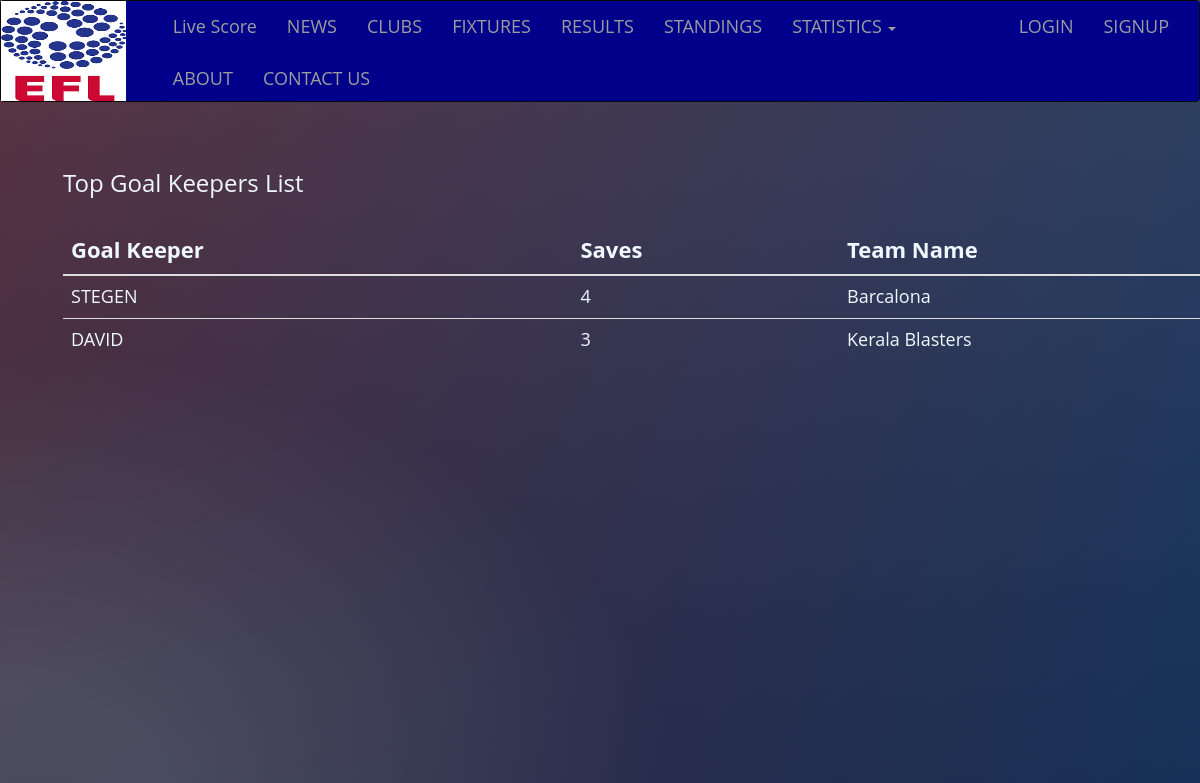
The app's page /top_sav/30/ with its own data.
### Manager/models.py (models this page shows, shortened)
class AddGoalKeeperSaves(models.Model):
    tour_name= models.ForeignKey(AddTournments,on_delete=models.CASCADE)
    matchname = models.ForeignKey(AddFixture_table,on_delete=models.CASCADE)
    gk_names = models.CharField(max_length=20)
    saves = models.IntegerField()
    team_name = models.ForeignKey(AddTeam,on_delete=models.CASCADE)

### Manager/views.py (the view)
# urls.py: url(r'^top_sav/(?P<id>\d+)/$', views.top_gk_list),
def top_gk_list(request, id):
    tour_id = AddTournments.objects.get(id=id)
    print(tour_id)
    gk_cursor = connection.cursor()
    gk_cursor.execute("""
    select upper(Manager_addgoalkeepersaves.gk_names) As Player,sum(saves) as "Saves" , Manager_addteam.team_name
    from Manager_addgoalkeepersaves
	left OUTER JOIN Manager_addteam
	on(Manager_addgoalkeepersaves.team_name_id=Manager_addteam.id)
    where Manager_addgoalkeepersaves.tour_name_id=%d
    GROUP by Player
    ORDER by saves DESC""" %(int(tour_id.id)))
    top_gk_dict = {}
    top_gk_dict = dictfetchall(gk_cursor)
    print(top_gk_dict)
    return render(request,'Manager/top_gk.html',{'top_gk_dict':top_gk_dict})

### Manager/models.py (called while the page is built)
    def __str__(self):
       return self.t_name

### Manager/views.py (called while the page is built)
def dictfetchall(cursor):
    columns = [col[0] for col in cursor.description]
    return [
        dict(zip(columns, row))
        for row in cursor.fetchall()
    ]

### templates/Manager/top_gk.html (shortened to what this page needs)
<!DOCTYPE html>
{% extends 'Manager/indexbase.html'%}
{%load staticfiles%}
{% block indexblock%}
<div class="container">
  <h3>{{tour_id}} Top Goal Keepers List</h3> <br>
  {%if top_gk_dict%}
  <table class="table">
    <thead style="font-size:22px;">
      <th>Goal Keeper</th>
      <th>Saves</th>
      <th>Team Name</th>
    </thead>
    {%for t in top_gk_dict%}
    <tr style="font-size:18px;">
      <td>{{t.Player}}</td>
      <td>{{t.Saves}}</td>
      <td>{{t.team_name}}</td>
    </tr>
    {%endfor%}
  </table>
  {%else%}
  <p>No List Available</p>
  {%endif%}
</div>
{%endblock%}

### static/css/index.css (style rules this page uses)
* { box-sizing: border-box; }
* { -webkit-box-sizing:border-box; -moz-box-sizing:border-box; -ms-box-sizing:border-box; -o-box-sizing:border-box; box-sizing:border-box; }
html { width: 100%; height:100%; overflow:hidden; }
body { width: 100%; height:100%; font-family: 'Open Sans', sans-serif; background: #092756; background: -moz-radial-gradient(0% 100%, ellipse cover, rgba(104,128,138,.4) 10%,rgba(138,114,76,0) 40%),-moz-linear-gradient(top, rgba(57,173,219,.25) 0%, rgba(42,60,87,.4) 100%), -moz-linear-gradient(-45deg, #670d10 0%, #092756 100%); background: -webkit-radial-gradient(0% 100%, ellipse cover, rgba(104,128,138,.4) 10%,rgba(138,114,76,0) 40%), -webkit-linear-gradient(top, rgba(57,173,219,.25) 0%,rgba(42,60,87,.4) 100%), -webkit-linear-gradient(-45deg, #670d10 0%,#092756 100%); background: -o-radial-gradient(0% 100%, ellipse cover, rgba(104,128,138,.4) 10%,rgba(138,114,76,0) 40%), -o-linear-gradient(top, rgba(57,173,219,.25) 0%,rgba(42,60,87,.4) 100%), -o-linear-gradient(-45deg, #670d10 0%,#092756 100%); background: -ms-radial-gradient(0% 100%, ellipse cover, rgba(104,128,138,.4) 10%,rgba(138,114,76,0) 40%), -ms-linear-gradient(top, rgba(57,173,219,.25) 0%,rgba(42,60,87,.4) 100%), -ms-linear-gradient(-45deg, #670d10 0%,#092756 100%); background: -webkit-radial-gradient(0% 100%, ellipse cover, rgba(104,128,138,.4) 10%,rgba(138,114,76,0) 40%), linear-gradient(to bottom, rgba(57,173,219,.25) 0%,rgba(42,60,87,.4) 100%), linear-gradient(135deg, #670d10 0%,#092756 100%); filter: progid:DXImageTransform.Microsoft.gradient( startColorstr='#3E1D6D', endColorstr='#092756',GradientType=1 ); }

### templates/Manager/top_gk.html (style rules this page uses)
.container { color: aliceblue; width: 1308px; height: 605px; margin: 48px; }
body { overflow: auto; }

### records on screen
AddGoalKeeperSaves: Player "STEGEN", Saves "4", team_name "Barcalona"
AddGoalKeeperSaves: Player "DAVID", Saves "3", team_name "Kerala Blasters"
